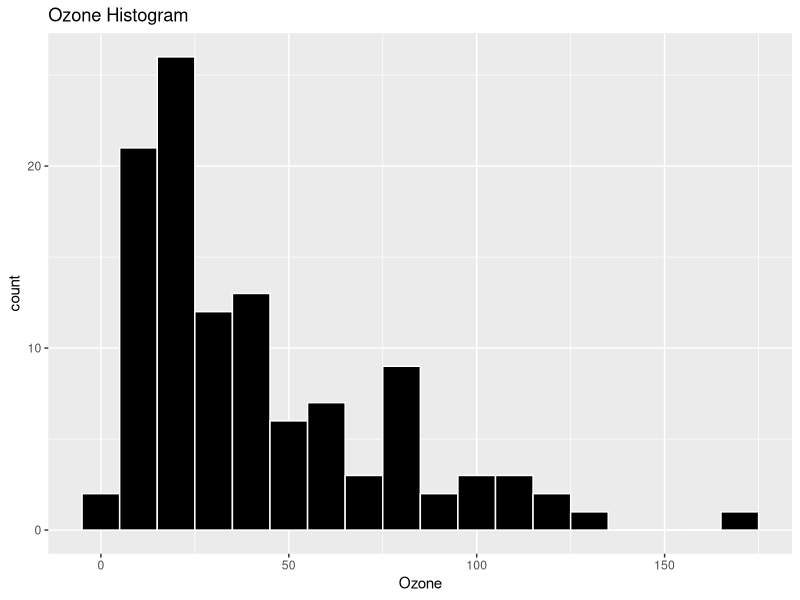
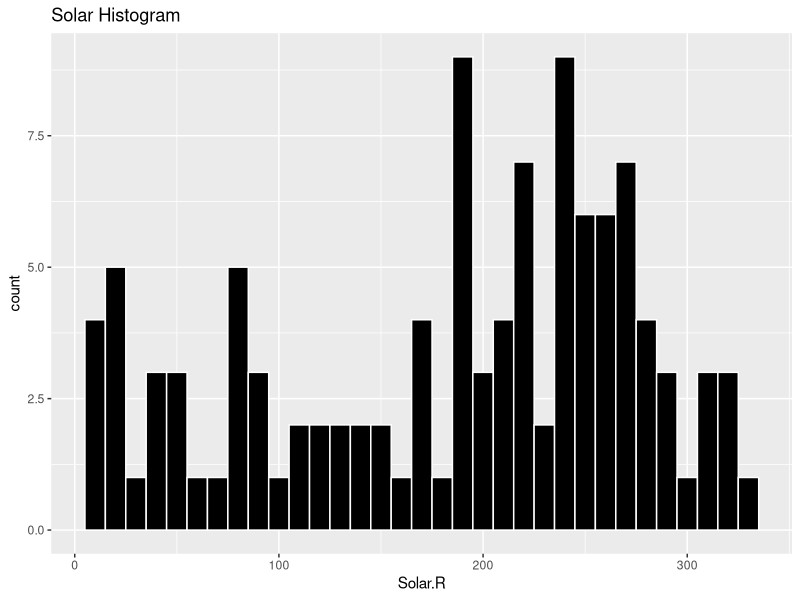
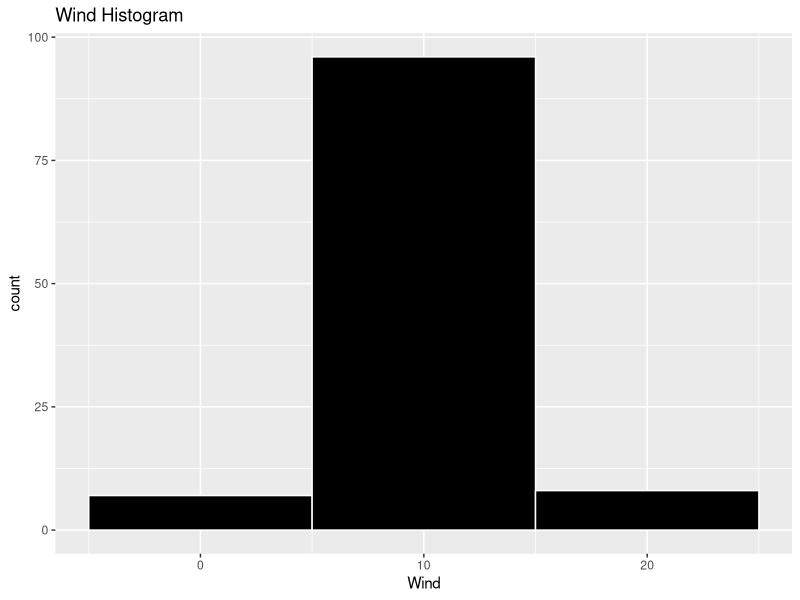
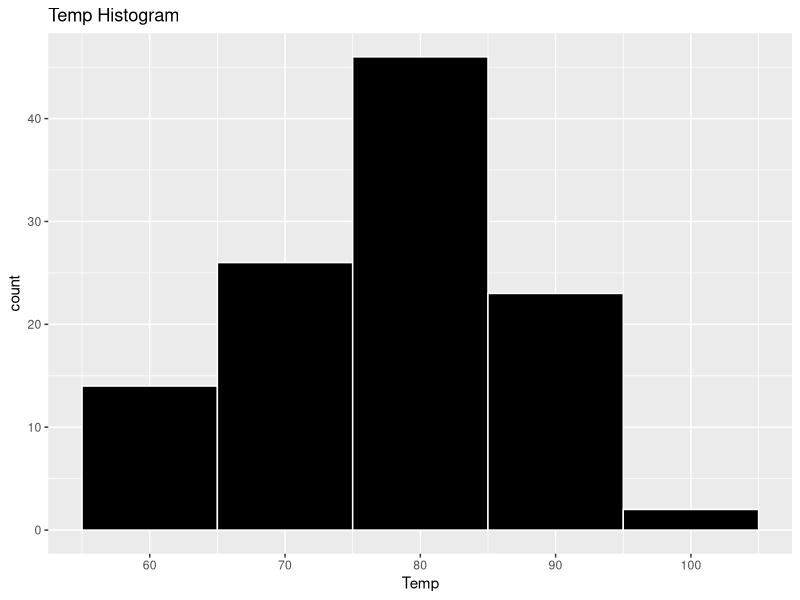
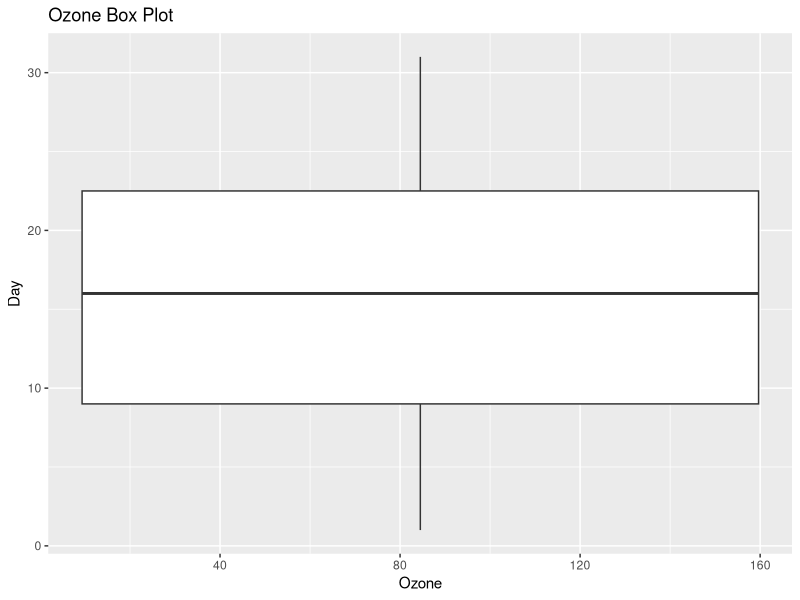
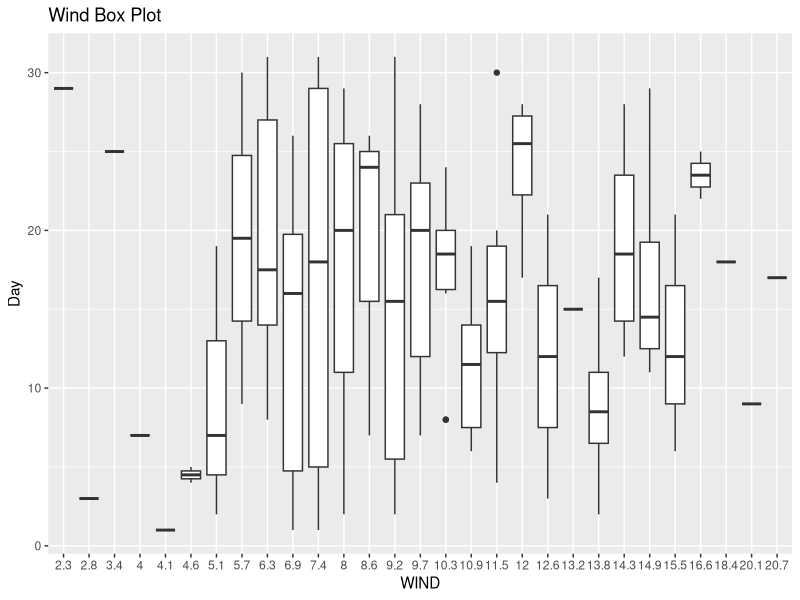
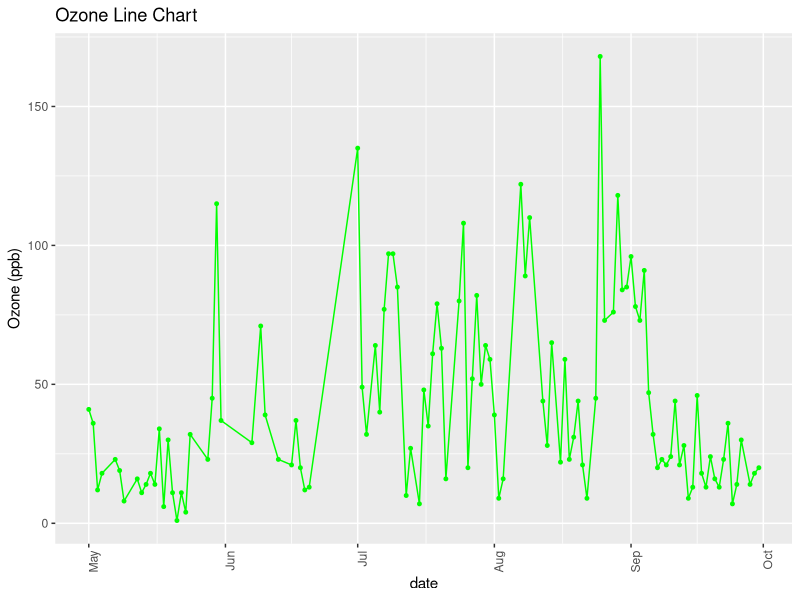
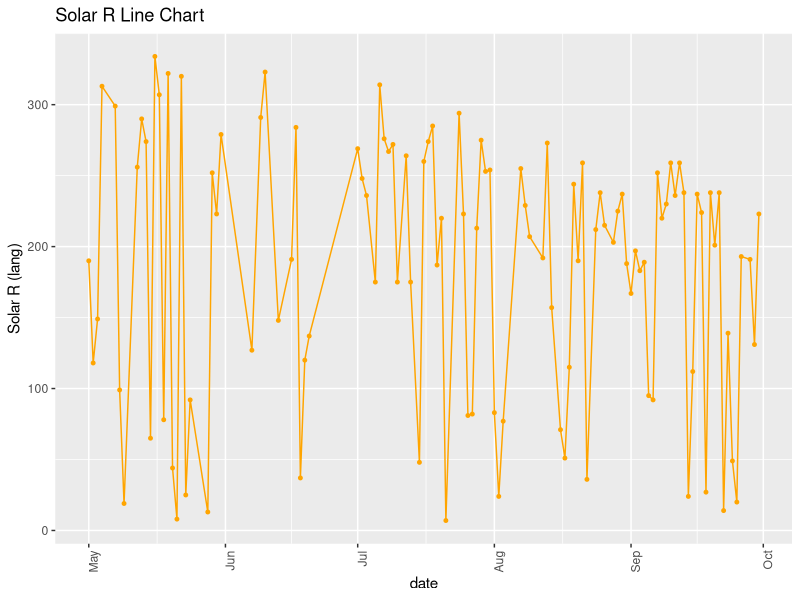

R code for these plots, in order:
## ---- chunk 1
install.packages("ggplot2", repos = "http://cran.us.r-project.org")
library(ggplot2)
install.packages("tidyr", repos = "http://cran.us.r-project.org")
library(tidyr)
## ---- chunk 2
#Step 1
AirQuality<-airquality

#Step 2
df<-na.omit(AirQuality)

#Step 3 (Part 1)
OzoneHist <- ggplot(df,aes(x=Ozone))
OzoneHist <- OzoneHist + geom_histogram(binwidth=10,color="white",fill="black")+ggtitle("Ozone Histogram")
OzoneHist
## ---- chunk 3
SolarHist<- ggplot(df,aes(x=Solar.R))
SolarHist <- SolarHist + geom_histogram(binwidth=10,color="white",fill="black")+ggtitle("Solar Histogram")
SolarHist
## ---- chunk 4
WindHist <- ggplot(df,aes(x=Wind))
WindHist <- WindHist + geom_histogram(binwidth=10,color="white",fill="black")+ggtitle("Wind Histogram")
WindHist
## ---- chunk 5
TempHist <- ggplot(df,aes(x=Temp))
TempHist <- TempHist + geom_histogram(binwidth=10,color="white",fill="black")+ggtitle("Temp Histogram")
TempHist
## ---- chunk 6
OzoneBox <- ggplot(df, aes(x=Ozone, y=Day, group=1))
OzoneBox <- OzoneBox + geom_boxplot()+ggtitle("Ozone Box Plot")
OzoneBox
## ---- chunk 7
WIND <- factor(df$Wind)
WindBox <- ggplot(df, aes(x=WIND, y=Day), group=1)
WindBox <- WindBox  + geom_boxplot()+ggtitle("Wind Box Plot")
WindBox
## ---- chunk 8
#Step 3 (Part 2)
date<-as.Date(with(df, paste(1973, df$Month, df$Day, sep="-")), "%Y-%m-%d")

OzoneLine <- ggplot(df, aes(x=date, y=Ozone, group=1))
OzoneLine <- OzoneLine + geom_line(color="green")+geom_point(color="green", size=1)
OzoneLine <- OzoneLine + theme(axis.text.x=element_text(angle=90, hjust=1))+ggtitle("Ozone Line Chart")+ylab("Ozone (ppb)")
OzoneLine
## ---- chunk 9
SolarLine <- ggplot(df, aes(x=date, y=Solar.R, group=1))
SolarLine <- SolarLine + geom_line(color="orange")+geom_point(color="orange", size=1)
SolarLine <- SolarLine + theme(axis.text.x=element_text(angle=90, hjust=1))+ggtitle("Solar R Line Chart")+ylab("Solar R (lang)")
SolarLine
## ---- chunk 10
TempLine <- ggplot(df, aes(x=date, y=Temp, group=1))
TempLine <- TempLine + geom_line(color="red")+geom_point(color="red", size=1)
TempLine <- TempLine + theme(axis.text.x=element_text(angle=90, hjust=1))+ggtitle("Temp Line Chart")+ylab("Temp(degrees F)")
TempLine
## ---- chunk 11
WindLine <- ggplot(df, aes(x=date, y=Wind, group=1))
WindLine <- WindLine + geom_line(color="blue")+geom_point(color="blue", size=1)
WindLine <- WindLine + theme(axis.text.x=element_text(angle=90, hjust=1))+ggtitle("Wind Line Chart")+ylab("Wind (mph)")
WindLine
## ---- chunk 12
ComboLine <- ggplot(df, aes(x=date, group=1))
ComboLine <- ComboLine + geom_line(aes(y=Ozone, color="Ozone"))
ComboLine <- ComboLine + geom_line(aes(y=Solar.R, color="Solar.R"))
ComboLine <- ComboLine + geom_line(aes(y=Temp, color="Temp"))
ComboLine <- ComboLine + geom_line(aes(y=Wind, color="Wind"))
ComboLine <- ComboLine + ggtitle("Combined Line Chart")+ylab("Ozone(ppb), Solar R (lang), Wind(mph), Temp (degrees F)")
ComboLine <- ComboLine + theme(legend.position=("right")) + scale_color_manual(values=c("green","orange","red","blue"))
ComboLine
## ---- chunk 13
install.packages("tidyr", repos = "http://cran.us.r-project.org")
library(tidyr)
## ---- chunk 14
#Step 4
HeatMap1<-data.frame(date, df$Ozone, df$Temp, df$Wind, df$Solar.R)
colnames(HeatMap1)<- c("Date","Ozone","Temp","Wind","Solar R")
HeatMap2<-HeatMap1
HeatMapData <-gather(data=HeatMap2, key=Variable, value=Ammount, -Date)
HeatMap <- ggplot(data=HeatMapData, mapping = aes(x = Date, y = Variable, fill=Ammount))+geom_tile()
HeatMap <-HeatMap + ggtitle("Heat Map")
HeatMap
## ---- chunk 15
#Step 5
Scatter <-ggplot(df, aes(x=Wind, y=Temp))
Scatter <- Scatter + geom_point (aes(size=Ozone, color= Solar.R))
Scatter

#Step 6
#It appears that when there is less wind and the temperature is higher, there is increased Ozone and Solar.R.
#The scatter plot was most useful to me because it helped me understand the relationship between all of the variables.
